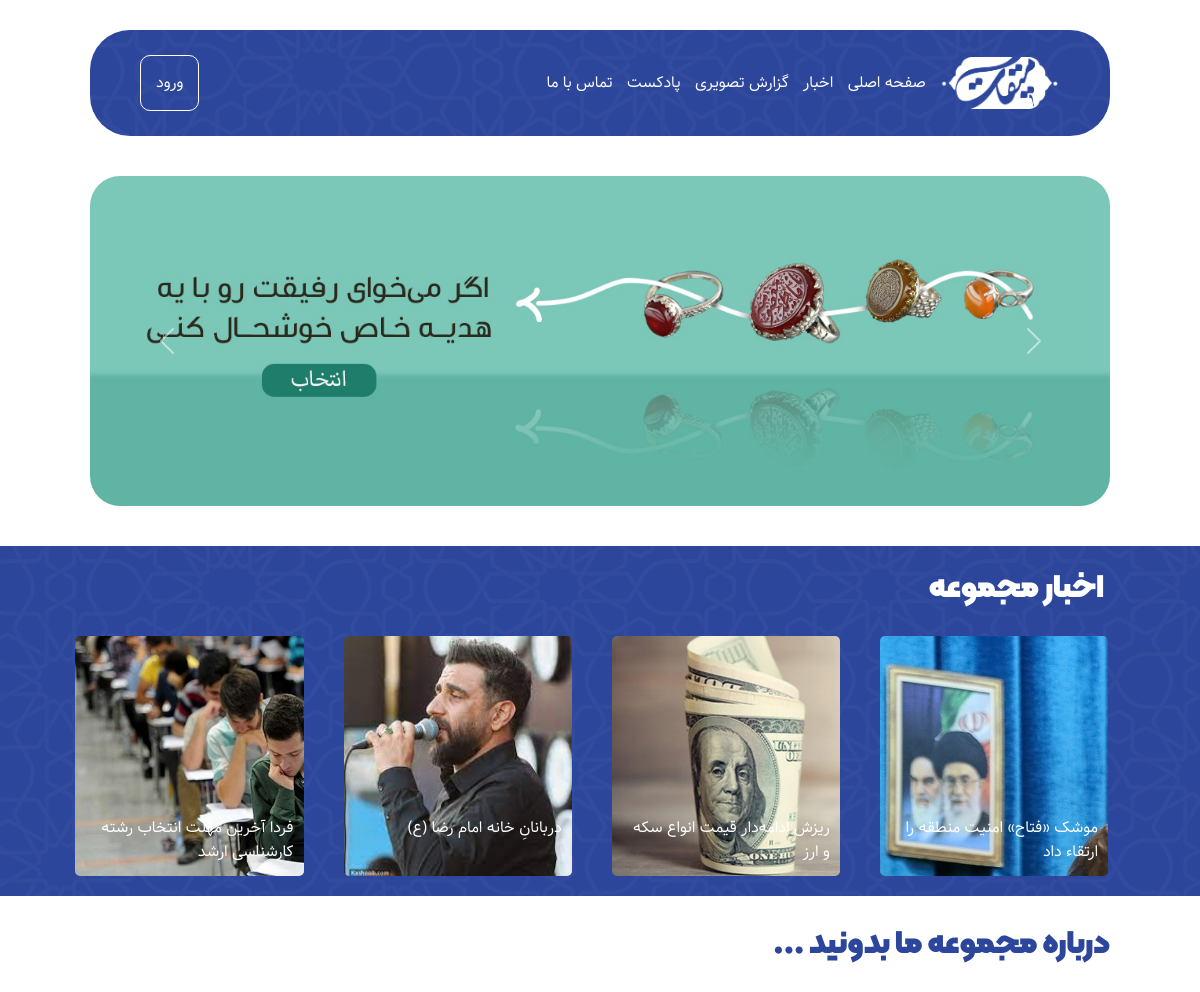
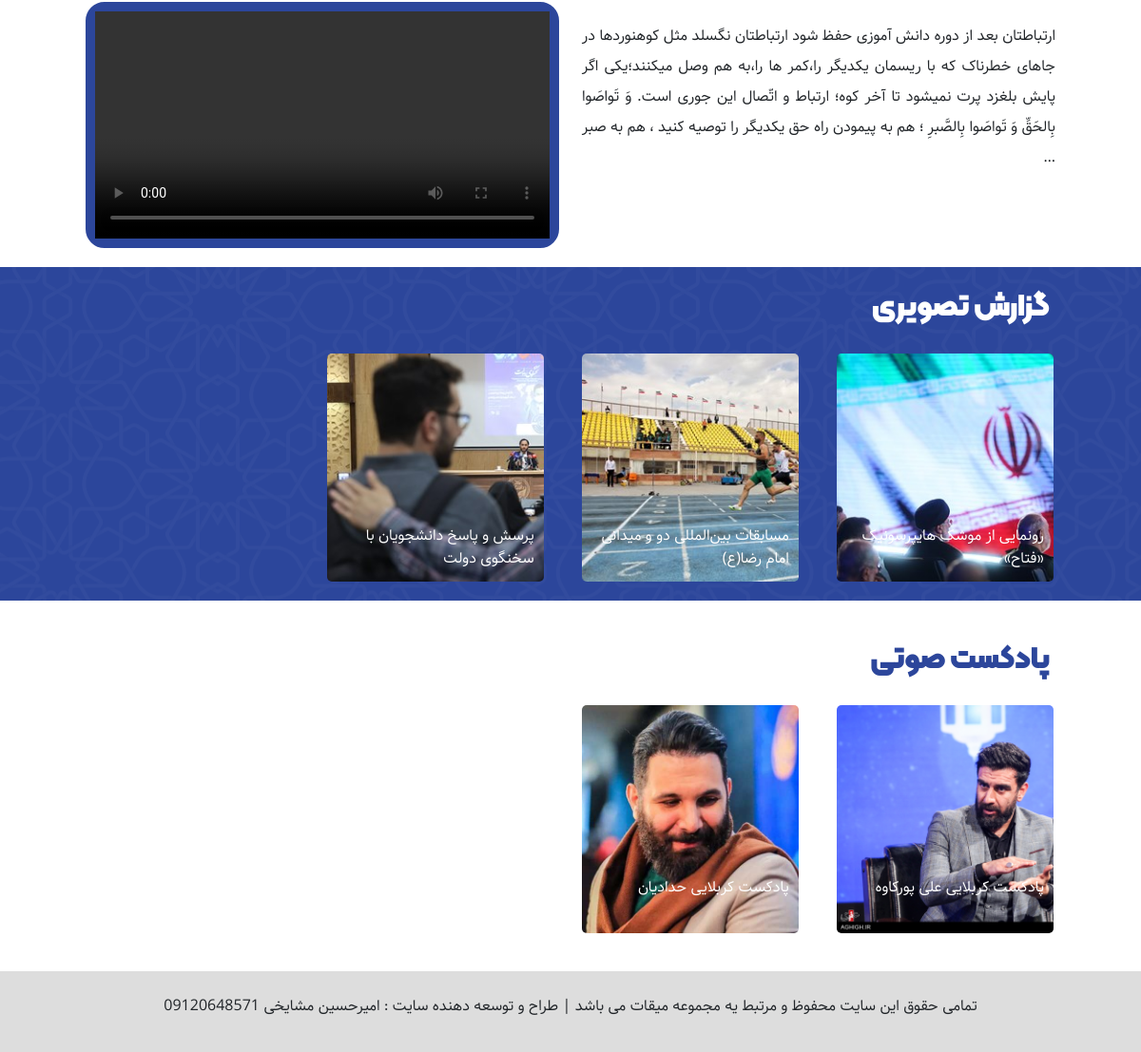
The page / on the database its author committed (2 pictures, top to bottom).
### tables this page shows
CREATE TABLE `slider` (
  `slideid` int(11) NOT NULL,
  `image` varchar(255) NOT NULL,
  `pos` int(11) NOT NULL
);

CREATE TABLE `blog` (
  `blogid` int(11) NOT NULL,
  `title` varchar(255) NOT NULL,
  `decs` text NOT NULL,
  `tozihkotah` text NOT NULL,
  `imageshakhes` varchar(255) NOT NULL,
  `date` date NOT NULL
);

CREATE TABLE `gozareshtasviri` (
  `gtid` int(11) NOT NULL,
  `title` varchar(255) NOT NULL,
  `tozihkotah` varchar(255) NOT NULL,
  `image1` varchar(255) NOT NULL,
  `image2` varchar(255) DEFAULT NULL,
  `image3` varchar(255) DEFAULT NULL,
  `image4` varchar(255) DEFAULT NULL,
  `date` date NOT NULL
);

CREATE TABLE `podcast` (
  `pid` int(11) NOT NULL,
  `title` varchar(255) NOT NULL,
  `tozihat` text NOT NULL,
  `imageshakhes` varchar(255) NOT NULL,
  `music` varchar(255) NOT NULL,
  `date` date NOT NULL
);

### index.php (the view, shortened to what this page needs)
<?php
$conn = mysqli_connect('localhost','root','');
$queryblog = mysqli_query($conn,'select * from blog order by date desc limit 4');
$querytasviri = mysqli_query($conn,'select * from gozareshtasviri order by date desc limit 4');
$querypodcast = mysqli_query($conn,'select * from podcast order by date desc limit 4');
$queryslider = mysqli_query($conn,'select * from slider order by pos asc limit 3');
?>
<!DOCTYPE html>
<html lang="fa">
<head>
    <link rel="stylesheet" href="./style/style.css">
    <link href="./bootstrap/bootstrap.min.css" rel="stylesheet">
</head>
<body>
  <header>
    <nav>
      <a href="./index.php" class="logo">
        <img src="./images/mighat-logo.png">
      </a>
      <a href="index.php">صفحه اصلی</a>
      <a href="blogs.php"> اخبار</a>
      <a href="tasviris.php">گزارش تصویری</a>
      <a href="podcasts.php">پادکست</a>
      <a href="./contact-us.html">تماس با ما</a>
    </nav>
      <a href="./login.php" class="btn-login">
        <span>ورود</span>
      </a>
  </header>
  <section class="slider">
    <div id="carouselExampleControlsNoTouching" class="carousel slide" data-bs-touch="false">
      <div class="carousel-inner">
        <?php
          $active = 0;
          while($s= mysqli_fetch_array($queryslider,MYSQLI_ASSOC)){
            echo '<div class="carousel-item ';
            echo $active == 0 ? 'active' : '';
            echo '">';
            echo '<img src="'.$s['image'].'" class="d-block w-100" alt="">';
            echo '</div>';
            $active++;
          }
        ?>
      </div>
      <button class="carousel-control-prev" type="button" data-bs-target="#carouselExampleControlsNoTouching" data-bs-slide="prev">
        <span class="carousel-control-prev-icon" aria-hidden="true"></span>
      </button>
      <button class="carousel-control-next" type="button" data-bs-target="#carouselExampleControlsNoTouching" data-bs-slide="next">
        <span class="carousel-control-next-icon" aria-hidden="true"></span>
      </button>
    </div>
  </section>
  <section class="akhbar">
    <h1 class="titrsection">اخبار مجموعه</h1>
    <div class="items">
        <?php
          while($a= mysqli_fetch_array($queryblog,MYSQLI_ASSOC)){
            echo '<div class="item-akhbar" style="background-image:url('.$a['imageshakhes'].')">';
            echo '<a href="postblog.php?id='.$a['blogid'].'">';
            echo '<p class="titrkhabar">'.$a['title'].'</p>';
            echo '</a>';
            echo '</div>';
          }
        ?>
    </div>
  </section>
  <section class="infomighat">
    <h1 class="titrinfo">درباره مجموعه ما بدونید ...</h1>
    <div class="row">
      <div class="col">
        <div class="textinfomighat">
        <p>ارتباطتان بعد از دوره دانش آموزی حفظ شود ارتباطتان نگسلد مثل کوهنوردها در جاهای خطرناک که با ریسمان یکدیگر را،‌کمر ها را،‌به هم وصل میکنند؛‌یکی اگر پایش بلغزد پرت نمیشود تا آخر کوه؛ ارتباط و اتّصال این جوری است.
وَ تَواصَوا بِالحَقِّ وَ تَواصَوا بِالصَّبرِ ؛ هم به پیمودن راه حق یکدیگر را توصیه کنید ،‌ هم به صبر …</p>
      </div>
    </div>
      <div class="col">
      <div class="videomighat">
        <video width="100%" height="100%" controls>
          <source src="./video/video.mp4" type="video/mp4">
        </video>
      </div>
    </div>
    </div>
  </section>
  <section class="akhbar">
    <h1 class="titrsection">گزارش تصویری</h1>
    <div class="items">
      <?php
          while($tasviri= mysqli_fetch_array($querytasviri,MYSQLI_ASSOC)){
            echo '<div class="item-akhbar" style="background-image:url('.$tasviri['image1'].')">';
            echo '<a href="posttasviri.php?id='.$tasviri['gtid'].'">';
            echo '<p class="titrkhabar">'.$tasviri['title'].'</p>';
            echo '</a>';
            echo '</div>';
          }
      ?>
    </div>
  </section>
  <section class="padcast">
    <h1 class="titrsection" style="color: var(--aval);">پادکست صوتی</h1>
    <div class="items">
      <?php
          while($p= mysqli_fetch_array($querypodcast,MYSQLI_ASSOC)){
            echo '<div class="item-akhbar" style="background-image:url('.$p['imageshakhes'].')">';
            echo '<a href="postpodcast.php?id='.$p['pid'].'">';
            echo '<p class="titrkhabar">'.$p['title'].'</p>';
            echo '</a>';
            echo '</div>';
          }
      ?>
    </div>
  </section>
  <section class="footer">
    <div class="copyright">
      <p>تمامی حقوق این سایت محفوظ و مرتبط یه مجموعه میقات می باشد  | طراح و توسعه دهنده سایت : امیرحسین مشایخی 09120648571</p>
    </div>
  </section>
</body>
</html>

### style/style.css (style rules this page uses)
:root { --aval: #2C469B; --narenji: #FF5722; }
* { padding: 0; margin: 0; box-sizing: border-box; font-family: 'Samim'; }
body { direction: rtl; }
header { width: 85%; background-image: url(../images/Frame-757.png); background-color: var(--aval); margin: 30px auto; display: flex; justify-content: space-between; align-items: center; border-radius: 40px; padding: 25px 50px; }
header nav .logo { display: inline-block; width: 120px; }
header nav .logo img { width: 100%; }
header nav a { color: white; margin-left: 10px; text-decoration: none; }
header .btn-login { color: white; border: 1px solid #fff; border-radius: 10px; text-decoration: none; padding: 15px; }
.slider { width: 85%; margin: 40px auto; display: flex; justify-content: center; align-items: center; }
.slider img { display: inline-block; width: 100%; border-radius: 30px; }
.akhbar { width: 100%; margin: 20px auto; background-image: url(../images/Frame-757.png); background-color: var(--aval); }
.titrsection { font-family: 'Kalameh'; font-size: 32px; color: #fff; padding: 2% 8% 0 0; }
.items { display: flex; flex-wrap: wrap; justify-content: flex-start; align-items: center; padding-right: 6%; }
.item-akhbar { width: calc(22% - 20px); height: 240px; background: #FF5722; background-repeat: no-repeat; background-size: cover; margin: 20px 20px; border-radius: 5px; }
p.titrkhabar { padding: 180px 10px 10px 15px; color: #fff; }
.copyright { display: flex; flex-wrap: wrap; justify-content: center; align-items: center; font-size: 16px; background-color: #ddd; padding-top: 25px; padding-bottom: 20px; }
.infomighat { width: 85%; margin: 20px auto; }
.titrinfo { font-family: 'Kalameh'; font-size: 32px; color: var(--aval); margin: 30px auto; }
.videomighat { display: flex; flex-wrap: wrap; justify-content: center; align-items: center; border-radius: 20px; border: 10px solid var(--aval); }
.padcast { width: 100%; margin: 20px auto; }
.item-akhbar a { text-decoration: none; }
.textinfomighat { text-align: justify; margin: 20px auto; font-size: 16px; line-height: 32px; }

### rows shown on the page
slider: image (picture)
blog: imageshakhes (picture), title "موشک «فتاح» امنیت منطقه را ارتقاء داد"
blog: imageshakhes (picture), title "ریزش ادامه‌دار‌ قیمت انواع سکه و ارز"
blog: imageshakhes (picture), title "دربانانِ خانه‌ امام رضا (ع)"
blog: imageshakhes (picture), title "فردا آخرین مهلت انتخاب رشته کارشناسی ارشد"
gozareshtasviri: image1 (picture), title "رونمایی از موشک هایپرسونیک «فتاح»"
gozareshtasviri: image1 (picture), title "مسابقات بین‌المللی دو و میدانی امام رضا(ع)"
gozareshtasviri: image1 (picture), title "پرسش و پاسخ دانشجویان با سخنگوی دولت"
podcast: imageshakhes (picture), title "پادکست کربلایی علی پورکاوه"
podcast: imageshakhes (picture), title "پادکست کربلایی حدادیان"
